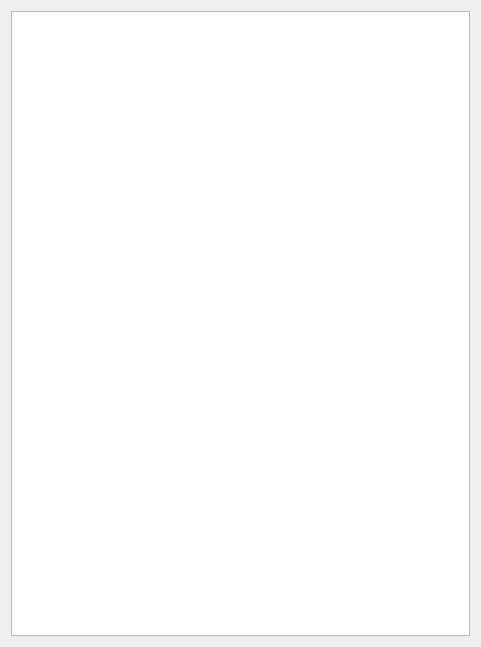
<?xml version="1.0" encoding="UTF-8"?>
<ui version="4.0">
 <class>LogWidget</class>
 <widget class="QWidget" name="LogWidget">
  <property name="geometry">
   <rect>
    <x>0</x>
    <y>0</y>
    <width>481</width>
    <height>647</height>
   </rect>
  </property>
  <property name="windowTitle">
   <string>Form</string>
  </property>
  <layout class="QVBoxLayout" name="verticalLayout">
   <item>
    <widget class="QPlainTextEdit" name="plainTextLog"/>
   </item>
  </layout>
 </widget>
 <resources/>
 <connections/>
</ui>
